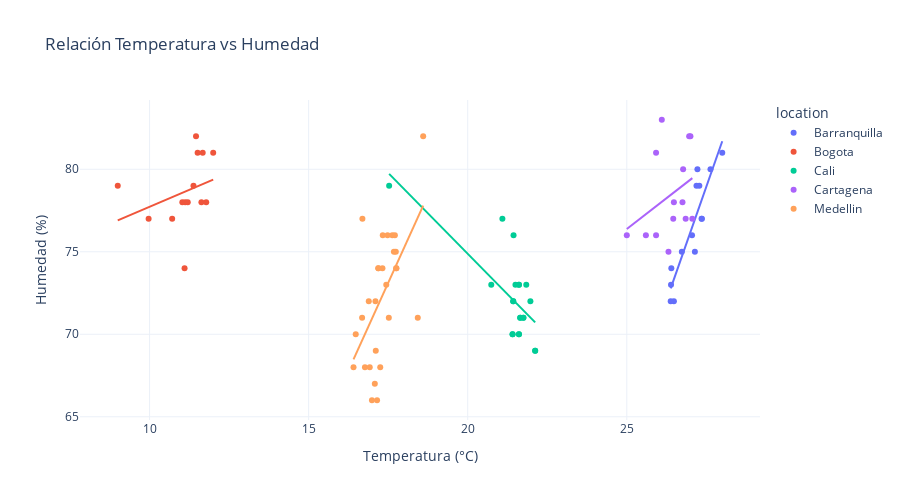

The cell this chart's notebook holds for it:
### Code cell
%pip install -q statsmodels

# Scatter plots de las correlaciones más interesantes
if 'temperature_C' in df.columns and 'humidity_percent' in df.columns:
    fig = px.scatter(df, x='temperature_C', y='humidity_percent', color='location',
                     title='Relación Temperatura vs Humedad',
                     labels={'temperature_C': 'Temperatura (°C)', 
                            'humidity_percent': 'Humedad (%)'},
                     trendline='ols',
                     template='plotly_white')
    fig.update_layout(height=500)
    fig.show()

### Figure 1 — Plotly figure (JSON) as saved in the notebook; plotly's stock layout.template omitted (floating-point values rounded to 4 significant figures)
{"data": [{"hovertemplate": "location=Barranquilla<br>Temperatura (°C)=%{x}<br>Humedad (%)=%{y}<extra></extra>", "legendgroup": "Barranquilla", "marker": {"color": "#636efa", "symbol": "circle"}, "mode": "markers", "name": "Barranquilla", "orientation": "v", "showlegend": true, "type": "scatter", "x": [28.0, 27.63, 27.22, 27.19, 27.36, 27.35, 27.28, 26.48, 26.38, 26.4, 26.39, 26.73, 27.05, 27.14], "xaxis": "x", "y": [81, 80, 80, 79, 77, 77, 79, 72, 72, 74, 73, 75, 76, 75], "yaxis": "y"}, {"hovertemplate": "<b>OLS trendline</b><br>humidity_percent = 5.50257 * temperature_C + -72.3765<br>R<sup>2</sup>=0.814898<br><br>location=Barranquilla<br>Temperatura (°C)=%{x}<br>Humedad (%)=%{y} <b>(trend)</b><extra></extra>", "legendgroup": "Barranquilla", "marker": {"color": "#636efa", "symbol": "circle"}, "mode": "lines", "name": "Barranquilla", "showlegend": false, "type": "scatter", "x": [26.38, 26.39, 26.4, 26.48, 26.73, 27.05, 27.14, 27.19, 27.22, 27.28, 27.35, 27.36, 27.63, 28.0], "xaxis": "x", "y": [72.78, 72.84, 72.89, 73.33, 74.71, 76.47, 76.96, 77.24, 77.4, 77.73, 78.12, 78.17, 79.66, 81.7], "yaxis": "y"}, {"hovertemplate": "location=Bogota<br>Temperatura (°C)=%{x}<br>Humedad (%)=%{y}<extra></extra>", "legendgroup": "Bogota", "marker": {"color": "#EF553B", "symbol": "circle"}, "mode": "markers", "name": "Bogota", "orientation": "v", "showlegend": true, "type": "scatter", "x": [9.0, 11.03, 11.51, 11.67, 11.63, 11.38, 11.46, 12.0, 11.78, 11.1, 10.71, 11.12, 11.2, 9.97], "xaxis": "x", "y": [79, 78, 81, 81, 78, 79, 82, 81, 78, 74, 77, 78, 78, 77], "yaxis": "y"}, {"hovertemplate": "<b>OLS trendline</b><br>humidity_percent = 0.82365 * temperature_C + 69.4909<br>R<sup>2</sup>=0.096123<br><br>location=Bogota<br>Temperatura (°C)=%{x}<br>Humedad (%)=%{y} <b>(trend)</b><extra></extra>", "legendgroup": "Bogota", "marker": {"color": "#EF553B", "symbol": "circle"}, "mode": "lines", "name": "Bogota", "showlegend": false, "type": "scatter", "x": [9.0, 9.97, 10.71, 11.03, 11.1, 11.12, 11.2, 11.38, 11.46, 11.51, 11.63, 11.67, 11.78, 12.0], "xaxis": "x", "y": [76.9, 77.7, 78.31, 78.58, 78.63, 78.65, 78.72, 78.86, 78.93, 78.97, 79.07, 79.1, 79.19, 79.37], "yaxis": "y"}, {"hovertemplate": "location=Cali<br>Temperatura (°C)=%{x}<br>Humedad (%)=%{y}<extra></extra>", "legendgroup": "Cali", "marker": {"color": "#00cc96", "symbol": "circle"}, "mode": "markers", "name": "Cali", "orientation": "v", "showlegend": true, "type": "scatter", "x": [22.12, 21.61, 21.41, 21.65, 21.75, 21.43, 21.61, 22.12, 21.61, 21.41, 21.65, 21.75, 21.43, 21.61, 17.53, 21.44, 21.09, 20.74, 21.5, 21.97, 21.84], "xaxis": "x", "y": [69, 70, 70, 71, 71, 72, 73, 69, 70, 70, 71, 71, 72, 73, 79, 76, 77, 73, 73, 72, 73], "yaxis": "y"}, {"hovertemplate": "<b>OLS trendline</b><br>humidity_percent = -1.96114 * temperature_C + 114.099<br>R<sup>2</sup>=0.511271<br><br>location=Cali<br>Temperatura (°C)=%{x}<br>Humedad (%)=%{y} <b>(trend)</b><extra></extra>", "legendgroup": "Cali", "marker": {"color": "#00cc96", "symbol": "circle"}, "mode": "lines", "name": "Cali", "showlegend": false, "type": "scatter", "x": [17.53, 20.74, 21.09, 21.41, 21.41, 21.43, 21.43, 21.44, 21.5, 21.61, 21.61, 21.61, 21.61, 21.65, 21.65, 21.75, 21.75, 21.84, 21.97, 22.12, 22.12], "xaxis": "x", "y": [79.72, 73.43, 72.74, 72.11, 72.11, 72.07, 72.07, 72.05, 71.93, 71.72, 71.72, 71.72, 71.72, 71.64, 71.64, 71.44, 71.44, 71.27, 71.01, 70.72, 70.72], "yaxis": "y"}, {"hovertemplate": "location=Cartagena<br>Temperatura (°C)=%{x}<br>Humedad (%)=%{y}<extra></extra>", "legendgroup": "Cartagena", "marker": {"color": "#ab63fa", "symbol": "circle"}, "mode": "markers", "name": "Cartagena", "orientation": "v", "showlegend": true, "type": "scatter", "x": [27.0, 26.96, 26.1, 25.92, 26.48, 26.75, 26.77, 25.0, 26.31, 25.6, 25.92, 26.46, 26.85, 27.06], "xaxis": "x", "y": [82, 82, 83, 81, 78, 78, 80, 76, 75, 76, 76, 77, 77, 77], "yaxis": "y"}, {"hovertemplate": "<b>OLS trendline</b><br>humidity_percent = 1.49765 * temperature_C + 38.9355<br>R<sup>2</sup>=0.115974<br><br>location=Cartagena<br>Temperatura (°C)=%{x}<br>Humedad (%)=%{y} <b>(trend)</b><extra></extra>", "legendgroup": "Cartagena", "marker": {"color": "#ab63fa", "symbol": "circle"}, "mode": "lines", "name": "Cartagena", "showlegend": false, "type": "scatter", "x": [25.0, 25.6, 25.92, 25.92, 26.1, 26.31, 26.46, 26.48, 26.75, 26.77, 26.85, 26.96, 27.0, 27.06], "xaxis": "x", "y": [76.38, 77.28, 77.75, 77.75, 78.02, 78.34, 78.56, 78.59, 79.0, 79.03, 79.15, 79.31, 79.37, 79.46], "yaxis": "y"}, {"hovertemplate": "location=Medellin<br>Temperatura (°C)=%{x}<br>Humedad (%)=%{y}<extra></extra>", "legendgroup": "Medellin", "marker": {"color": "#FFA15A", "symbol": "circle"}, "mode": "markers", "name": "Medellin", "orientation": "v", "showlegend": true, "type": "scatter", "x": [18.6, 17.75, 17.68, 17.63, 17.19, 17.32, 17.33, 17.76, 17.74, 17.71, 17.19, 17.44, 17.48, 16.69, 18.43, 17.52, 16.89, 16.48, 16.77, 16.41, 16.68, 17.1, 17.11, 16.92, 17.08, 17.15, 16.99, 17.25], "xaxis": "x", "y": [82, 74, 75, 76, 74, 74, 76, 74, 75, 76, 74, 73, 76, 77, 71, 71, 72, 70, 68, 68, 71, 72, 69, 68, 67, 66, 66, 68], "yaxis": "y"}, {"hovertemplate": "<b>OLS trendline</b><br>humidity_percent = 4.25226 * temperature_C + -1.29747<br>R<sup>2</sup>=0.322017<br><br>location=Medellin<br>Temperatura (°C)=%{x}<br>Humedad (%)=%{y} <b>(trend)</b><extra></extra>", "legendgroup": "Medellin", "marker": {"color": "#FFA15A", "symbol": "circle"}, "mode": "lines", "name": "Medellin", "showlegend": false, "type": "scatter", "x": [16.41, 16.48, 16.68, 16.69, 16.77, 16.89, 16.92, 16.99, 17.08, 17.1, 17.11, 17.15, 17.19, 17.19, 17.25, 17.32, 17.33, 17.44, 17.48, 17.52, 17.63, 17.68, 17.71, 17.74, 17.75, 17.76, 18.43, 18.6], "xaxis": "x", "y": [68.48, 68.78, 69.63, 69.67, 70.01, 70.52, 70.65, 70.95, 71.33, 71.42, 71.46, 71.63, 71.8, 71.8, 72.05, 72.35, 72.39, 72.86, 73.03, 73.2, 73.67, 73.88, 74.01, 74.14, 74.18, 74.22, 77.07, 77.79], "yaxis": "y"}], "layout": {"height": 500, "legend": {"title": {"text": "location"}, "tracegroupgap": 0}, "title": {"text": "Relación Temperatura vs Humedad"}, "xaxis": {"anchor": "y", "domain": [0, 1], "title": {"text": "Temperatura (°C)"}}, "yaxis": {"anchor": "x", "domain": [0, 1], "title": {"text": "Humedad (%)"}}}}
